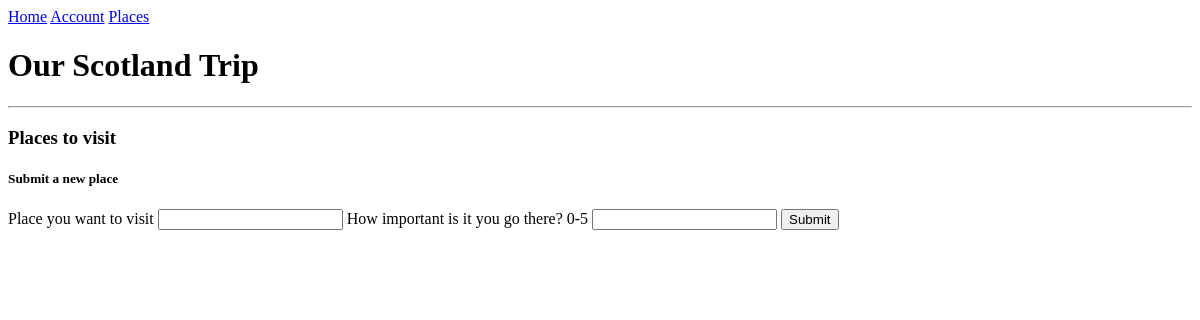
/visit (signed in), run on an earlier commit of the app's database.
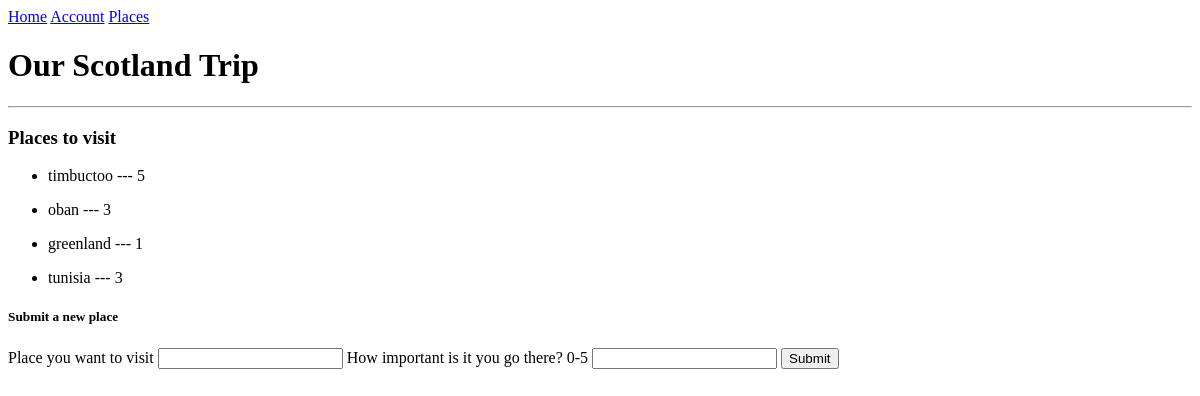
And on a later commit of the database.
### models.py (models this page shows)
class Visit(db.Model):
    id = db.Column(db.Integer, primary_key = True)
    place = db.Column(db.String(100), index= True)
    user_id = db.Column(db.Integer, db.ForeignKey('user.id'))
    rating = db.Column(db.Integer, index= True, unique = False)

### routes.py (the view)
@app.route("/visit", methods=["POST", "GET"])
@login_required
def visit():
    form = VisitForm()
    user = current_user
    user = User.query.filter_by(username = user.username).first()
    places = Visit.query.all()
    if request.method == "POST":
        place = Visit(place=form.place.data, user_id=user.id, rating=form.rating.data)
        db.session.add(place)
        db.session.commit()
        flash("The place has been successfully added")
        return render_template("visit.html", form=form, user=user, places=places)
    return render_template("visit.html", form=form, user=user, places=places)

### forms.py
class VisitForm(FlaskForm):
    place = StringField("Place you want to visit", validators=[DataRequired()])
    rating= StringField("How important is it you go there? 0-5", validators=[DataRequired()])
    submit = SubmitField("Submit")

### models.py (called while the page is built)
    @login.user_loader
    def load_user(id):
        return User.query.get(int(id))

### templates/visit.html (shortened to what this page needs)
{% extends "base.html" %}
{% block content %}
<h3>Places to visit</h3>
{% for place in places %}
<ul>
    <li>{{ place.place }} --- {{ place.rating }}</li>
</ul>
{% endfor %}
<h5>Submit a new place</h5>
<form action="" method="POST">
    {{form.place.label}}
    {{form.place()}}
    {{form.rating.label}}
    {{form.rating()}}
    {{form.submit()}}
</form>
{% endblock %}

### templates/base.html (shortened to what this page needs)
<!DOCTYPE html>
<html>
    <nav>
        <a href="/">Home</a>
        <a href="/account">Account</a>
        <a href="/visit">Places</a>
    </nav>
    <h1>Our Scotland Trip</h1>
    <hr>
    <body>
        {% block content %}
        {% endblock %}
    </body>
</html>

What changed in the data, as far as the page shows it:
added Visit: place "timbuctoo", rating "5"
added Visit: place "oban", rating "3"
added Visit: place "greenland", rating "1"
added Visit: place "tunisia", rating "3"
